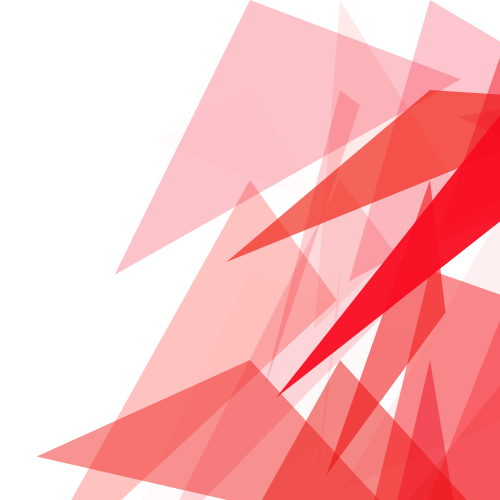
Frame 1 (no input)
Frame 60 (the mouse pressed at the canvas centre just before this capture): identical to frame 1, image omitted
Frame 120 (the mouse held since frame 60 and released just before this capture): identical to frame 1, image omitted

The Processing sketch that drew this single still picture (run headless with seeded random() and noise(); from frame 60 on, the mouse is pressed at the canvas centre):

// Processing sketch: processing_31632
// ── processing_31632.pde

int patternSeperationX = 90;
int patternSeperationY = 90;
   
float position = 1.001;
float trans = 255;
  
void setup(){
  size(500,500);
background (255);
     
  //the white box simply shows you the space your pattern gets drawn in
  fill(255);
  noStroke();
  rect(0,0,patternSeperationX,patternSeperationY);
  stroke(0);
     
  for(int i = 0; i < width/patternSeperationX; i++){
      for(int j = 0; j < height/patternSeperationY; j++){
        pushMatrix();
        translate(i*patternSeperationX, j*patternSeperationY);
        yourFunction();
        popMatrix();
      }
  }
     
}
   
   
void draw()
{
  //This is here so the program keeps running and the screengrab will work
}
   
   
void yourFunction(){
     
  //-------------------------------------YOUR PATTERN GOES IN HERE-------------------------------
  //try making pleasant designs :-)
     
  noStroke ();
  fill (random (232,250),random (1,23), random (2, 40), random (1, trans));
  triangle (random(225,500),random (0,250),random (0,250),random(0,500),250,0);
  smooth();
  position = position * 1.001;
  trans = trans - 0.1;
}
